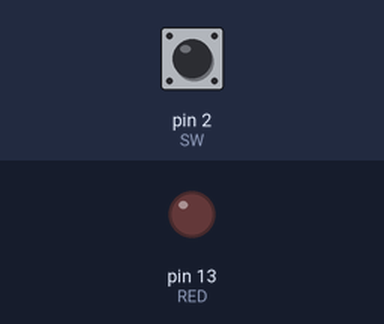
Bench run of a sketch on a simulated Arduino Uno, built with avr-gcc and run on an emulated ATmega328P. On the bench: output pins drawn as LEDs (lit = HIGH). The inputs (shaded band) are chosen by the test bench; at power-on: pin 2 (SW) LOW.

Above: at 1.2 s.
1.3 s: pin 2 (SW) pulled HIGH for 0.15 s
At 1.37 s:
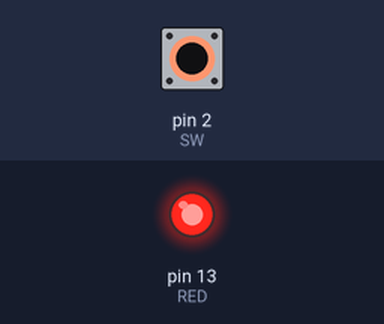
2.9 s: pin 2 (SW) pulled HIGH for 3.2 s
At 6.7 s:
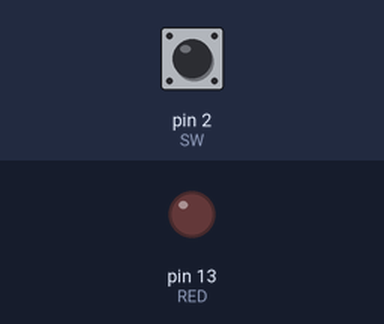
Timing chart, 0 to 8.2 s (numbered marks = the images above; inputs shaded):
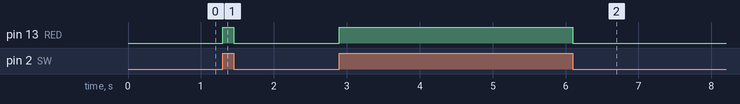

The sketch:

switch_led.ino
```cpp
/*
*/

const int SW = 2;
const int RED = 13;

int buttonState = 0;

void setup()
{
  pinMode(SW, INPUT);
  pinMode(RED, OUTPUT);
}

void loop()
{
  // read the state of the pushbutton value
  buttonState = digitalRead(SW);
  // check if pushbutton is pressed.  if it is, the
  // buttonState is HIGH
  if (buttonState == HIGH) {
    // turn LED on
    digitalWrite(RED, HIGH);
  } else {
    // turn LED off
    digitalWrite(RED, LOW);
  }
}
```

Measured:
- after the input at 1.3 s, pin 13 (RED): LOW → HIGH at once, → LOW 0.15 s later
- after the input at 2.9 s, pin 13 (RED): LOW → HIGH at once, → LOW 3.2 s later
